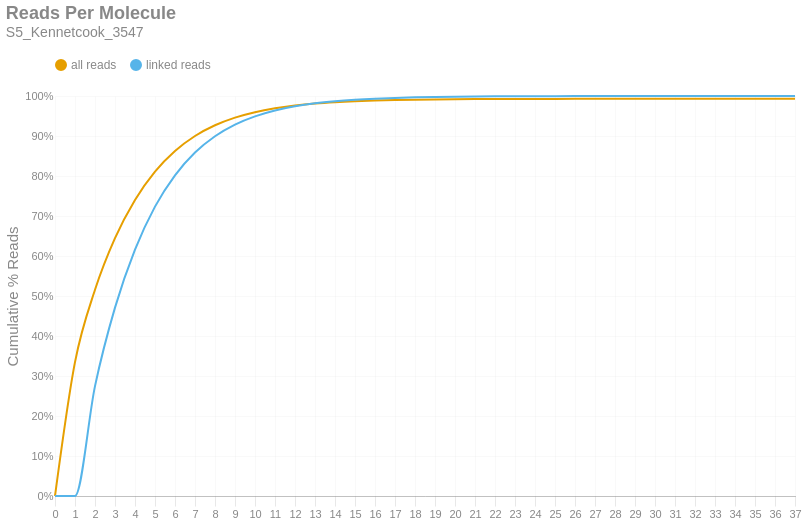

Here is the notebook cell this chart was saved with:
### Markdown cell above
### Reads per Molecule
This chart shows the cumulative distribution of the number of reads per linked molecule. That is, how many alignments are associated with a unique molecule. This excludes the number of reads associated with invalid or absent linked-read barcodes. The `linked` histogram is the percentages recalculated when disregarding singletons.

### Code cell
if SKIPLR:
    print_html(f"Skipped")
else:
    counts = np.bincount(valids['reads'].cast(pl.Int64).to_numpy())
    weighted = counts * np.arange(len(counts))
    all_perc = weighted / n_reads
    linked_perc = weighted / n_linked_reads
    linked_perc[1] = 0
    binned_df = pl.DataFrame({
        'readsper': list(range(len(counts))),
        'all reads (cumsum)': np.cumsum(all_perc).tolist(),
        'linked reads (cumsum)': np.cumsum(linked_perc).tolist(),
    })

    with SafeRender(binned_df):
        (
            density_plot(binned_df, 'Reads Per Molecule', samplename, 'readspmol')
            .encode(
                x=alt.X('readsper:O', title=None).axis(labelAngle=0).scale(padding=0),
                y=alt.Y('value:Q', title='Cumulative % Reads').axis(format='%').stack(False),
                color=alt.Color("key:N").scale(domain=["all reads", "linked reads"]),
                tooltip=[
                    alt.Tooltip("key:N", title="Data Type"),
                    alt.Tooltip("readsper:O", title="Reads Per Molecule"),
                    alt.Tooltip("value:Q", format=".2%", title="% Reads (Cum.)")
                ]            
            )
        ).display()

### Figure 1 — Vega-Lite specification as saved in the notebook (floating-point values rounded to 4 significant figures)
{"width": "container", "height": 400, "config": {"title": {"anchor": "start", "dy": -15, "fontSize": 18, "color": "#888888", "subtitleColor": "#888888", "subtitleFontSize": 14}, "arc": {"fill": "#0072B2"}, "axis": {"domainColor": "#888888", "domainWidth": 0.5, "gridWidth": 0.2, "grid": false, "titleFontWeight": 400, "titleFontSize": 15, "labelFontSize": 11, "labelColor": "#888888", "tickColor": "#888888", "tickWidth": 0.2, "titleColor": "#888888"}, "axisBand": {"grid": false}, "axisX": {"grid": true, "tickSize": 10, "domainCap": "round"}, "axisY": {"domain": false, "grid": true, "tickSize": 0, "domainCap": "round"}, "background": "transparent", "header": {"labelFontSize": 15, "labelColor": "#888888", "titleFontSize": 15, "titleFontWeight": 600, "titleColor": "#888888"}, "legend": {"labelFont": "sans-serif", "labelFontSize": 12, "labelColor": "#888888", "symbolSize": 100, "symbolType": "circle", "titleFontSize": 12, "titlePadding": 10, "titleColor": "#888888", "title": null, "orient": "top"}, "range": {"category": ["#E69F00", "#56B4E9", "#009E73", "#F0E442", "#0072B2", "#D55E00", "#CC79A7", "#000000"], "diverging": ["#cfe8f3", "#a2d4ec", "#73bfe2", "#46abdb", "#1696d2", "#12719e"]}, "area": {"fill": "#0072B2", "fillOpacity": 0.7, "line": true, "strokeOpacity": 0.7}, "line": {"color": "#0072B2", "stroke": "#0072B2", "strokeWidth": 2}, "trail": {"color": "#0072B2", "stroke": "#0072B2", "strokeWidth": 0, "size": 1}, "point": {"filled": true, "fillOpacity": 1.0, "size": 95}, "text": {"color": "#888888", "fontSize": 11, "align": "right", "fontWeight": 400, "size": 11}, "bar": {"fill": "#0072B2", "stroke": null}, "view": {"stroke": null, "continuousWidth": 660, "continuousHeight": 400}}, "data": {"name": "data-032547c6deea61cc1e938450ec6f0d06"}, "mark": {"type": "line", "interpolate": "monotone", "point": {"opacity": 0, "size": 275}}, "encoding": {"color": {"field": "key", "scale": {"domain": ["all reads", "linked reads"]}, "type": "nominal"}, "tooltip": [{"field": "key", "title": "Data Type", "type": "nominal"}, {"field": "readsper", "title": "Reads Per Molecule", "type": "ordinal"}, {"field": "value", "format": ".2%", "title": "% Reads (Cum.)", "type": "quantitative"}], "x": {"axis": {"labelAngle": 0}, "field": "readsper", "scale": {"padding": 0}, "title": null, "type": "ordinal"}, "y": {"axis": {"format": "%"}, "field": "value", "stack": false, "title": "Cumulative % Reads", "type": "quantitative"}}, "params": [{"name": "param_c36ac31b6afebe62", "select": {"type": "point", "fields": ["key"]}, "bind": "legend"}], "title": {"text": "Reads Per Molecule", "subtitle": "S5_Kennetcook_3547"}, "transform": [{"fold": ["all reads (cumsum)", "linked reads (cumsum)"]}, {"calculate": "replace(datum.key, ' (cumsum)', '')", "as": "key"}, {"filter": {"param": "param_c36ac31b6afebe62"}}], "usermeta": {"embedOptions": {"downloadFileName": "S5_Kennetcook_3547.readspmol"}}, "$schema": "https://vega.github.io/schema/vega-lite/v6.1.0.json", "datasets": {"data-032547c6deea61cc1e938450ec6f0d06": [{"readsper": 0, "all reads (cumsum)": 0.0, "linked reads (cumsum)": 0.0}, {"readsper": 1, "all reads (cumsum)": 0.3347, "linked reads (cumsum)": 0.0}, {"readsper": 2, "all reads (cumsum)": 0.5155, "linked reads (cumsum)": 0.2747}, {"readsper": 3, "all reads (cumsum)": 0.6447, "linked reads (cumsum)": 0.4709}, {"readsper": 4, "all reads (cumsum)": 0.7402, "linked reads (cumsum)": 0.6159}, {"readsper": 5, "all reads (cumsum)": 0.811, "linked reads (cumsum)": 0.7235}, {"readsper": 6, "all reads (cumsum)": 0.8625, "linked reads (cumsum)": 0.8018}, {"readsper": 7, "all reads (cumsum)": 0.9, "linked reads (cumsum)": 0.8586}, {"readsper": 8, "all reads (cumsum)": 0.9268, "linked reads (cumsum)": 0.8994}, {"readsper": 9, "all reads (cumsum)": 0.946, "linked reads (cumsum)": 0.9285}, {"readsper": 10, "all reads (cumsum)": 0.9595, "linked reads (cumsum)": 0.9491}, {"readsper": 11, "all reads (cumsum)": 0.9692, "linked reads (cumsum)": 0.9638}, {"readsper": 12, "all reads (cumsum)": 0.9761, "linked reads (cumsum)": 0.9742}, {"readsper": 13, "all reads (cumsum)": 0.981, "linked reads (cumsum)": 0.9817}, {"readsper": 14, "all reads (cumsum)": 0.9844, "linked reads (cumsum)": 0.987}, {"readsper": 15, "all reads (cumsum)": 0.9869, "linked reads (cumsum)": 0.9907}, {"readsper": 16, "all reads (cumsum)": 0.9887, "linked reads (cumsum)": 0.9934}, {"readsper": 17, "all reads (cumsum)": 0.9899, "linked reads (cumsum)": 0.9952}, {"readsper": 18, "all reads (cumsum)": 0.9908, "linked reads (cumsum)": 0.9966}, {"readsper": 19, "all reads (cumsum)": 0.9914, "linked reads (cumsum)": 0.9976}, {"readsper": 20, "all reads (cumsum)": 0.9919, "linked reads (cumsum)": 0.9983}, {"readsper": 21, "all reads (cumsum)": 0.9922, "linked reads (cumsum)": 0.9988}, {"readsper": 22, "all reads (cumsum)": 0.9925, "linked reads (cumsum)": 0.9992}, {"readsper": 23, "all reads (cumsum)": 0.9926, "linked reads (cumsum)": 0.9994}, {"readsper": 24, "all reads (cumsum)": 0.9927, "linked reads (cumsum)": 0.9996}, {"readsper": 25, "all reads (cumsum)": 0.9928, "linked reads (cumsum)": 0.9997}, {"readsper": 26, "all reads (cumsum)": 0.9929, "linked reads (cumsum)": 0.9998}, {"readsper": 27, "all reads (cumsum)": 0.9929, "linked reads (cumsum)": 0.9998}, {"readsper": 28, "all reads (cumsum)": 0.9929, "linked reads (cumsum)": 0.9999}, {"readsper": 29, "all reads (cumsum)": 0.993, "linked reads (cumsum)": 0.9999}, {"readsper": 30, "all reads (cumsum)": 0.993, "linked reads (cumsum)": 0.9999}, {"readsper": 31, "all reads (cumsum)": 0.993, "linked reads (cumsum)": 1.0}, {"readsper": 32, "all reads (cumsum)": 0.993, "linked reads (cumsum)": 1.0}, {"readsper": 33, "all reads (cumsum)": 0.993, "linked reads (cumsum)": 1.0}, {"readsper": 34, "all reads (cumsum)": 0.993, "linked reads (cumsum)": 1.0}, {"readsper": 35, "all reads (cumsum)": 0.993, "linked reads (cumsum)": 1.0}, {"readsper": 36, "all reads (cumsum)": 0.993, "linked reads (cumsum)": 1.0}, {"readsper": 37, "all reads (cumsum)": 0.993, "linked reads (cumsum)": 1.0}]}}
